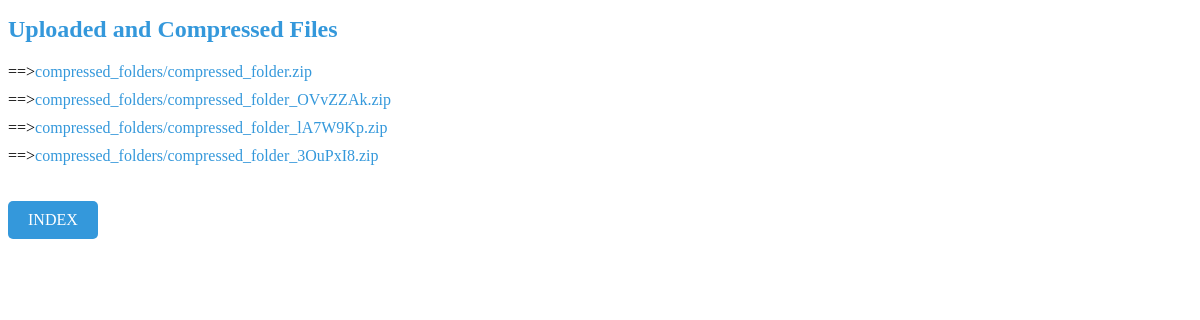
Page /folders/ on the earlier database version.
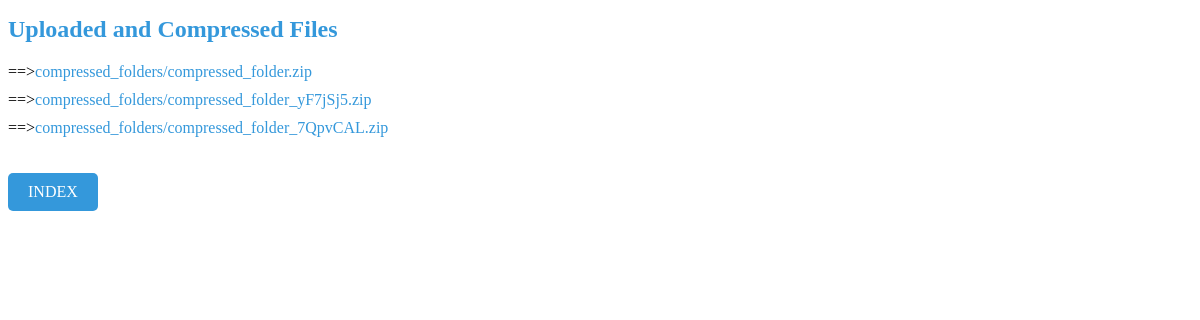
Same page on the later database version.
### app/models.py (models this page shows)
class CompressedFolder(models.Model):
    compressed_folder = models.FileField(upload_to='compressed_folders/')
    password = models.CharField(max_length=100,blank=True,null=True)
    timestamp = models.DateTimeField(auto_now_add=True)

### app/views.py (the view)
# urls.py: path('folders/', views.folder_list, name='folder_list'),
def folder_list(request):
    folders = CompressedFolder.objects.all()
    return render(request, 'folder_list.html', {'folders': folders})

### app/templates/folder_list.html
{% extends 'base.html' %}
{% block css%} <link rel="stylesheet" type="text/css" href="/static/app/folder_list.css" />{%endblock%}
{% block content %}
  <h1>Uploaded and Compressed Files</h1>
  <ul>
    {% for folder in folders %}
    <li>==><a href="{{ folder.compressed_folder.url }}">{{ folder.compressed_folder }}</a></li>
    {% endfor %}
  </ul>
  <a href="{% url 'index' %}" class="button">INDEX</a>
{% endblock %}

Differences in the rows shown:
removed CompressedFolder: compressed_folder "compressed_folders/compressed_folder_OVvZZAk.zip"
removed CompressedFolder: compressed_folder "compressed_folders/compressed_folder_lA7W9Kp.zip"
removed CompressedFolder: compressed_folder "compressed_folders/compressed_folder_3OuPxI8.zip"
added CompressedFolder: compressed_folder "compressed_folders/compressed_folder_yF7jSj5.zip"
added CompressedFolder: compressed_folder "compressed_folders/compressed_folder_7QpvCAL.zip"
